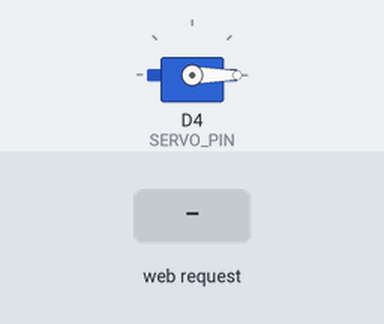
The sketch below on a simulated ESP8266 (NodeMCU). Shown: servo. The test bench sets the inputs (shaded band). WiFi joins after 1.5 s; servers stay silent unless stated; what the sketch prints to the serial monitor is not drawn.

Above: at 3.2 s.
3.3 s: HTTP request GET /trigger received
At 4.1 s:
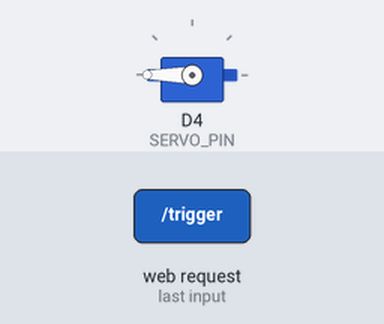
5.8 s: HTTP request GET /micdata received
Timing chart, 0 to 8.8 s (numbered marks = the images above; inputs shaded):
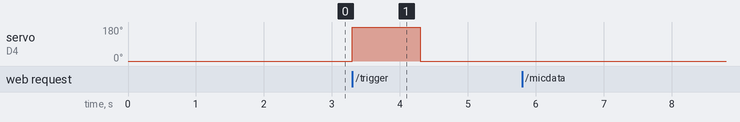

Measured:
- after the input at 3.3 s, servo on D4 (SERVO_PIN): 0° → 180° at once, → 0° 1.0 s later
- after the input at 5.8 s, every drawn part: stays the same

The sketch:

MultiModeFeatureCatFeederNodeMCuHTTPServer.ino
```cpp
#include <ESP8266WiFi.h>
#include <ESP8266HTTPClient.h>
#include <ESP8266WebServer.h>
#include <Servo.h>

const char* ssid = "networkbda0917cffgpiwr8645998746";
const char* password = "Omshree1225*";
const char* serverURL = "http://192.168.0.104:8080/catfeeder/server.php";

ESP8266WebServer server(80);
Servo myServo;

#define MIC_PIN A0
#define MEOW_THRESHOLD 600
#define SERVO_PIN D4
#define CHECK_INTERVAL 5000

bool meowDetected = false;
unsigned long lastCheckTime = 0;
String mode = "meow";
String scheduleTimes[2] = {"08:00", "20:00"};

void moveServo() {
    myServo.write(180);
    delay(1000);
    myServo.write(0);
}

void sendMeowToServer() {
    WiFiClient client;
    HTTPClient http;
    http.begin(client, String(serverURL));
    http.addHeader("Content-Type", "application/x-www-form-urlencoded");
    int httpCode = http.POST("action=log_meow");

    if (httpCode > 0) {
        Serial.println("✅ Meow Logged to Server!");
    } else {
        Serial.println("❌ Failed to log meow.");
    }

    http.end();
}

void checkServerSettings() {
    WiFiClient client;
    HTTPClient http;
    http.begin(client, String(serverURL));

    int httpCode = http.GET();
    if (httpCode > 0) {
        String payload = http.getString();
        Serial.println("Server Response: " + payload);

        int modeIndex = payload.indexOf("\"mode\":\"");
        if (modeIndex > 0) {
            mode = payload.substring(modeIndex + 7, payload.indexOf("\"", modeIndex + 7));
            Serial.println("📌 Mode: " + mode);
        }

        int scheduleIndex = payload.indexOf("\"schedule\":[\"");
        if (scheduleIndex > 0) {
            scheduleTimes[0] = payload.substring(scheduleIndex + 12, payload.indexOf("\"", scheduleIndex + 12));
            scheduleTimes[1] = payload.substring(payload.indexOf("\"", scheduleIndex + 13) + 2, payload.indexOf("\"", scheduleIndex + 25));
            Serial.println("📌 Schedule: " + scheduleTimes[0] + " & " + scheduleTimes[1]);
        }
    }

    http.end();
}

void handleMicData() {
    int micValue = analogRead(MIC_PIN);
    Serial.print("🎤 MIC Value: ");
    Serial.println(micValue);

    if (micValue > MEOW_THRESHOLD) {
        Serial.println("🐱 Meow Detected!");
        meowDetected = true;
        sendMeowToServer();

        if (mode == "meow") {
            moveServo();
        }
    } else {
        meowDetected = false;
    }

    server.send(200, "text/plain", String(micValue));
}

void handleTrigger() {
    Serial.println("🚀 Manual Trigger Activated!");
    moveServo();
    server.send(200, "text/plain", "Trigger received!");
}

void setup() {
    Serial.begin(115200);
    WiFi.begin(ssid, password);
    Serial.print("Connecting to WiFi");

    while (WiFi.status() != WL_CONNECTED) {
        delay(1000);
        Serial.print(".");
    }

    Serial.println("\n✅ Connected!");
    Serial.print("🌐 IP Address: ");
    Serial.println(WiFi.localIP());

    myServo.attach(SERVO_PIN);
    myServo.write(0);

    server.on("/", []() { server.send(200, "text/plain", "ESP8266 Cat Feeder!"); });
    server.on("/micdata", handleMicData);
    server.on("/trigger", handleTrigger);

    server.begin();
    Serial.println("✅ HTTP Server Started!");
}

void loop() {
    server.handleClient();
    unsigned long currentTime = millis();
    if (currentTime - lastCheckTime > CHECK_INTERVAL) {
        checkServerSettings();
        lastCheckTime = currentTime;
    }
}
```
